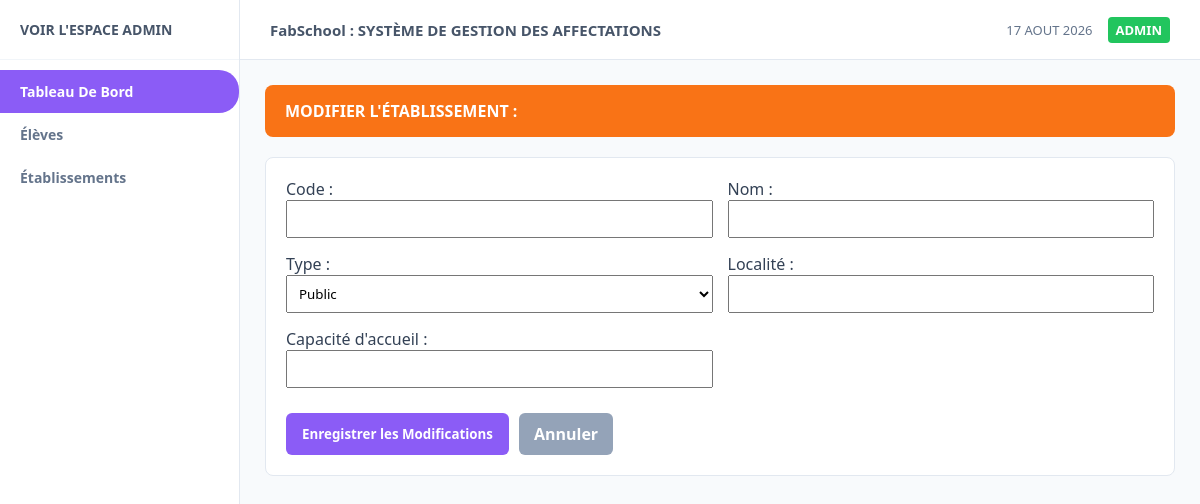
Before: /etablissements/modifier/ETAB03 with the older database file.
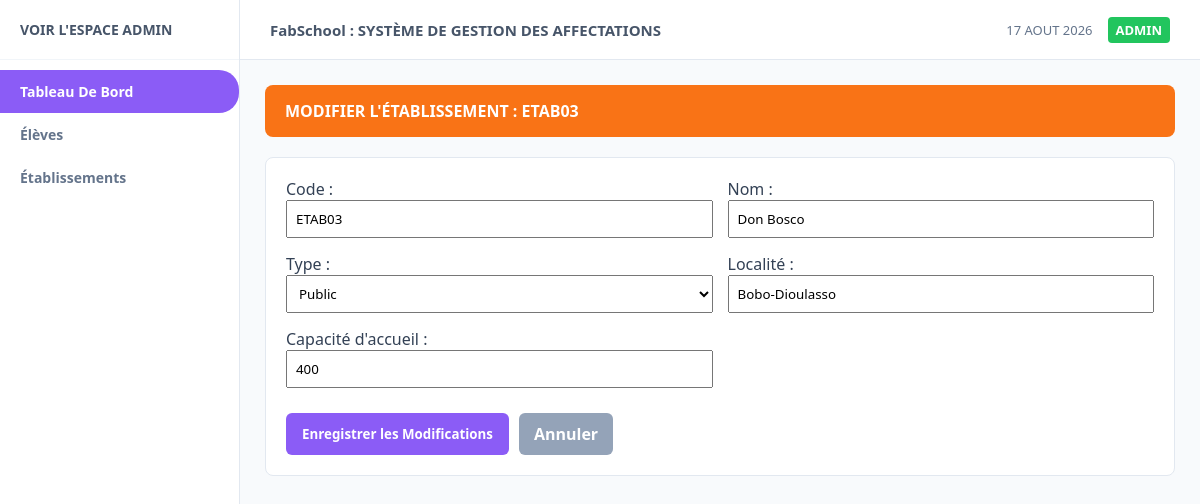
After: the same page with the newer database file.
### tables this page shows
CREATE TABLE etablissements (
            id_etab TEXT PRIMARY KEY,
            nom TEXT NOT NULL,
            type_etab TEXT NOT NULL,
            localite TEXT NOT NULL,
            capacite INTEGER NOT NULL,
            places_restantes INTEGER NOT NULL
        );

### app.py (the view, shortened to what this page needs)
@app.route("/etablissements/modifier/<id_etab>", methods=["GET", "POST"])
def modifier_etablissement_route(id_etab):
    etablissement = database.obtenir_etablissement_par_id(id_etab)
    return render_template("modifier_etablissement.html", etab=etablissement)

### database.py (called while the page is built)
def get_connection():
    conn = sqlite3.connect(DB_NAME)
    conn.row_factory = sqlite3.Row  # Permet d'accéder aux colonnes par leur nom
    return conn

def obtenir_etablissement_par_id(id_etab):
    conn = get_connection()
    cursor = conn.cursor()
    cursor.execute("SELECT * FROM etablissements WHERE id_etab = ?", (id_etab,))
    row = cursor.fetchone()
    conn.close()
    return dict(row) if row else None

### templates/modifier_etablissement.html (shortened to what this page needs)
{% extends 'base.html' %}
{% block content %}
<div class="banner-orange">
    <span>MODIFIER L'ÉTABLISSEMENT : {{ etab.id_etab }}</span>
</div>
<div class="card">
    <form action="/etablissements/modifier/{{ etab.id_etab }}" method="POST" style="display: grid; grid-template-columns: repeat(2, 1fr); gap: 15px;">
        <div>
            <label>Code :</label>
            <input type="text" name="code" value="{{ etab.id_etab }}" required style="width:100%; padding: 8px;">
        </div>
        <div>
            <label>Nom :</label>
            <input type="text" name="nom" value="{{ etab.nom }}" required style="width:100%; padding: 8px;">
        </div>
        <div>
            <label>Type :</label>
            <select name="type_etab" style="width:100%; padding: 8px;">
                <option value="Public" {% if etab.type_etab == 'Public' %}selected{% endif %}>Public</option>
            </select>
        </div>
        <div>
            <label>Localité :</label>
            <input type="text" name="localite" value="{{ etab.localite }}" required style="width:100%; padding: 8px;">
        </div>
        <div>
            <label>Capacité d'accueil :</label>
            <input type="number" name="capacite" value="{{ etab.capacite }}" required style="width:100%; padding: 8px;">
        </div>
        <div style="grid-column: span 2; display:flex; gap:10px; margin-top:10px;">
            <button type="submit" class="btn btn-purple">Enregistrer les Modifications</button>
            <a href="/etablissements" style="background:#94a3b8; color:white; padding:10px 15px; border-radius:6px; text-decoration:none; font-weight:bold;">Annuler</a>
        </div>
    </form>
</div>
{% endblock %}

Changed rows visible on the page:
added etablissements: id_etab "ETAB03", code "ETAB03", nom "Don Bosco", type_etab "Public", localite "Bobo-Dioulasso", capacite "400"
Other visible differences:
form field type_etab: "Public" → (not shown)
